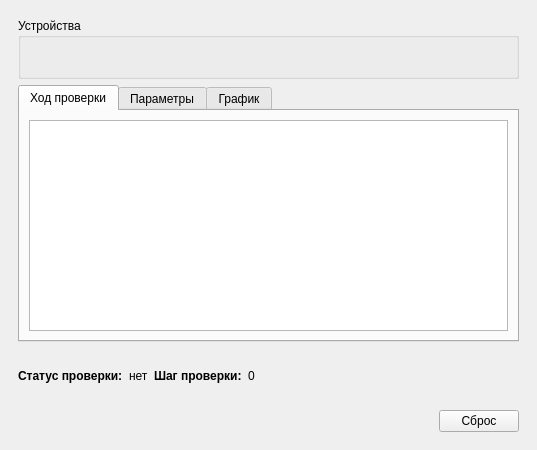
<?xml version="1.0" encoding="UTF-8"?>
<ui version="4.0">
 <class>MainWindow</class>
 <widget class="QMainWindow" name="MainWindow">
  <property name="geometry">
   <rect>
    <x>0</x>
    <y>0</y>
    <width>537</width>
    <height>450</height>
   </rect>
  </property>
  <property name="sizePolicy">
   <sizepolicy hsizetype="Preferred" vsizetype="Preferred">
    <horstretch>0</horstretch>
    <verstretch>0</verstretch>
   </sizepolicy>
  </property>
  <property name="windowTitle">
   <string>MainWindow</string>
  </property>
  <widget class="QWidget" name="centralwidget">
   <layout class="QGridLayout" name="gridLayout_3">
    <item row="0" column="0">
     <widget class="QWidget" name="widget" native="true">
      <layout class="QGridLayout" name="gridLayout">
       <item row="0" column="0">
        <widget class="QGroupBox" name="groupBox">
         <property name="title">
          <string>Устройства</string>
         </property>
         <layout class="QHBoxLayout" name="hlDevices">
          <item>
           <spacer name="horizontalSpacer">
            <property name="orientation">
             <enum>Qt::Horizontal</enum>
            </property>
            <property name="sizeHint" stdset="0">
             <size>
              <width>474</width>
              <height>20</height>
             </size>
            </property>
           </spacer>
          </item>
         </layout>
         <zorder>horizontalSpacer</zorder>
        </widget>
       </item>
       <item row="1" column="0">
        <widget class="QTabWidget" name="tabWidget">
         <property name="currentIndex">
          <number>0</number>
         </property>
         <widget class="QWidget" name="tab">
          <attribute name="title">
           <string>Ход проверки</string>
          </attribute>
          <layout class="QGridLayout" name="gridLayout_2">
           <item row="0" column="0">
            <widget class="QTextEdit" name="teLog"/>
           </item>
          </layout>
         </widget>
         <widget class="QWidget" name="tab_2">
          <attribute name="title">
           <string>Параметры</string>
          </attribute>
          <layout class="QGridLayout" name="gridLayout_7">
           <item row="0" column="0">
            <widget class="QTableWidget" name="twTags">
             <column>
              <property name="text">
               <string>Название</string>
              </property>
             </column>
             <column>
              <property name="text">
               <string>Устройство</string>
              </property>
             </column>
             <column>
              <property name="text">
               <string>Тип</string>
              </property>
             </column>
             <column>
              <property name="text">
               <string>Значение</string>
              </property>
             </column>
            </widget>
           </item>
          </layout>
         </widget>
         <widget class="QWidget" name="tab_3">
          <attribute name="title">
           <string>График</string>
          </attribute>
          <layout class="QGridLayout" name="gridLayout_6">
           <item row="0" column="0">
            <widget class="QCustomPlot" name="wPlot" native="true"/>
           </item>
          </layout>
         </widget>
        </widget>
       </item>
      </layout>
     </widget>
    </item>
    <item row="1" column="0">
     <widget class="QWidget" name="widget_3" native="true">
      <layout class="QGridLayout" name="gridLayout_4">
       <item row="0" column="0">
        <widget class="QLabel" name="label_2">
         <property name="font">
          <font>
           <weight>75</weight>
           <bold>true</bold>
          </font>
         </property>
         <property name="text">
          <string>Статус проверки:</string>
         </property>
        </widget>
       </item>
       <item row="0" column="1">
        <widget class="QLabel" name="lStatus">
         <property name="text">
          <string>нет</string>
         </property>
        </widget>
       </item>
       <item row="0" column="2">
        <widget class="QLabel" name="label_4">
         <property name="font">
          <font>
           <weight>75</weight>
           <bold>true</bold>
          </font>
         </property>
         <property name="text">
          <string>Шаг проверки:</string>
         </property>
        </widget>
       </item>
       <item row="0" column="3">
        <widget class="QLabel" name="lCounter">
         <property name="text">
          <string>0</string>
         </property>
        </widget>
       </item>
       <item row="0" column="4">
        <spacer name="horizontalSpacer_3">
         <property name="orientation">
          <enum>Qt::Horizontal</enum>
         </property>
         <property name="sizeHint" stdset="0">
          <size>
           <width>230</width>
           <height>20</height>
          </size>
         </property>
        </spacer>
       </item>
      </layout>
     </widget>
    </item>
    <item row="2" column="0">
     <widget class="QWidget" name="widget_2" native="true">
      <layout class="QHBoxLayout" name="hlScripts">
       <item>
        <spacer name="horizontalSpacer_2">
         <property name="orientation">
          <enum>Qt::Horizontal</enum>
         </property>
         <property name="sizeHint" stdset="0">
          <size>
           <width>40</width>
           <height>20</height>
          </size>
         </property>
        </spacer>
       </item>
       <item>
        <widget class="QPushButton" name="pbAbort">
         <property name="text">
          <string>Сброс</string>
         </property>
        </widget>
       </item>
      </layout>
     </widget>
    </item>
   </layout>
  </widget>
 </widget>
 <customwidgets>
  <customwidget>
   <class>QCustomPlot</class>
   <extends>QWidget</extends>
   <header>qcustomplot.h</header>
   <container>1</container>
  </customwidget>
 </customwidgets>
 <resources/>
 <connections/>
</ui>
